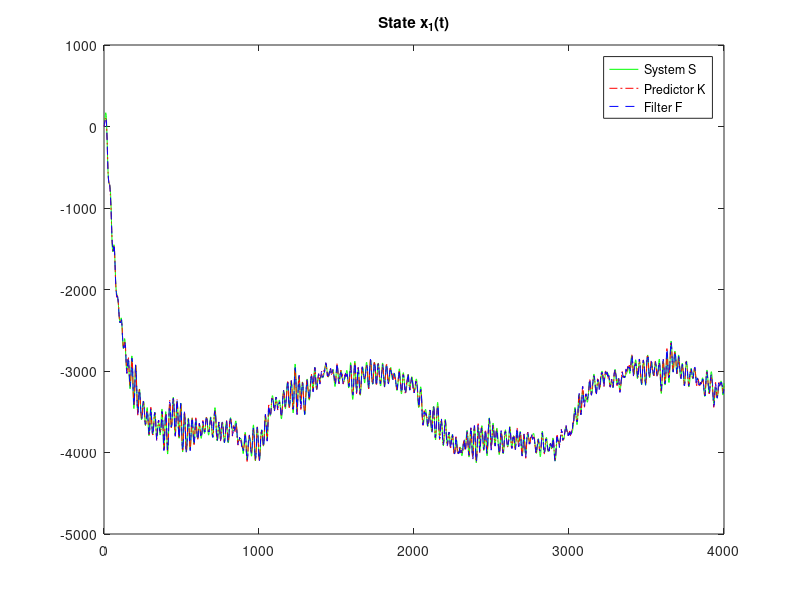
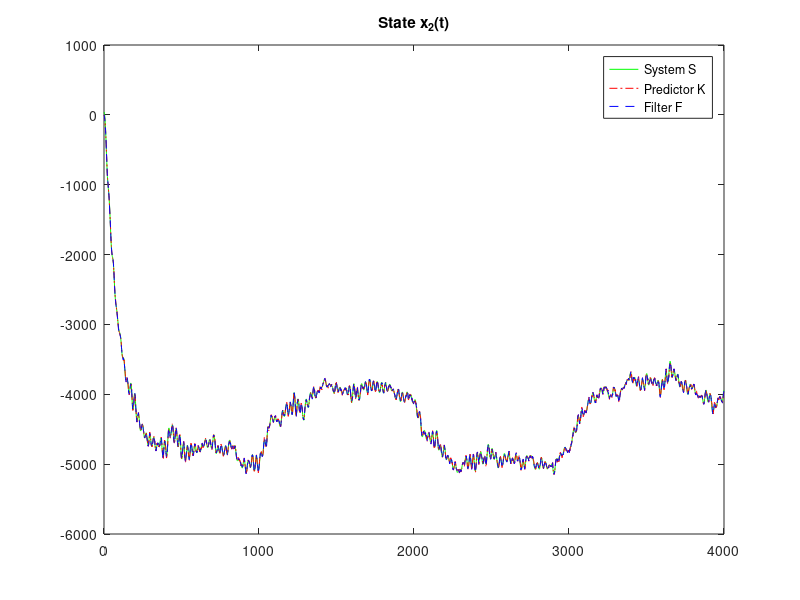
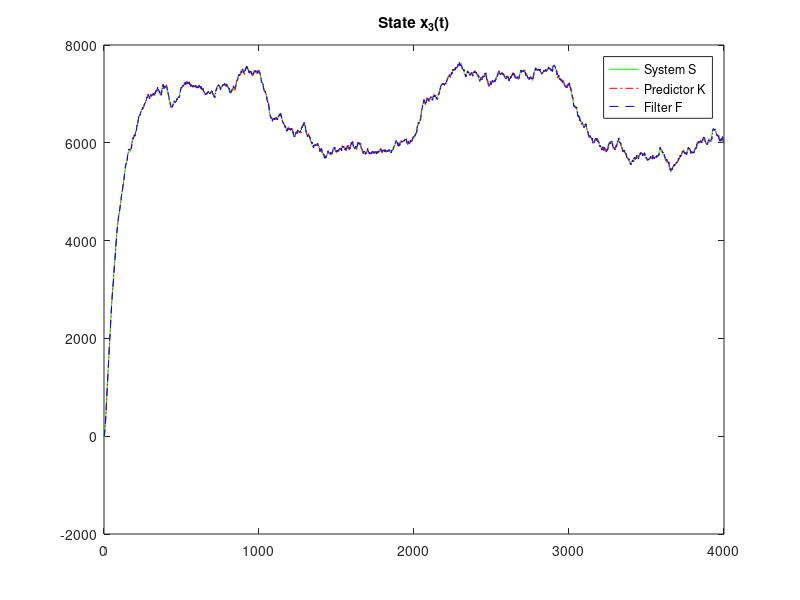
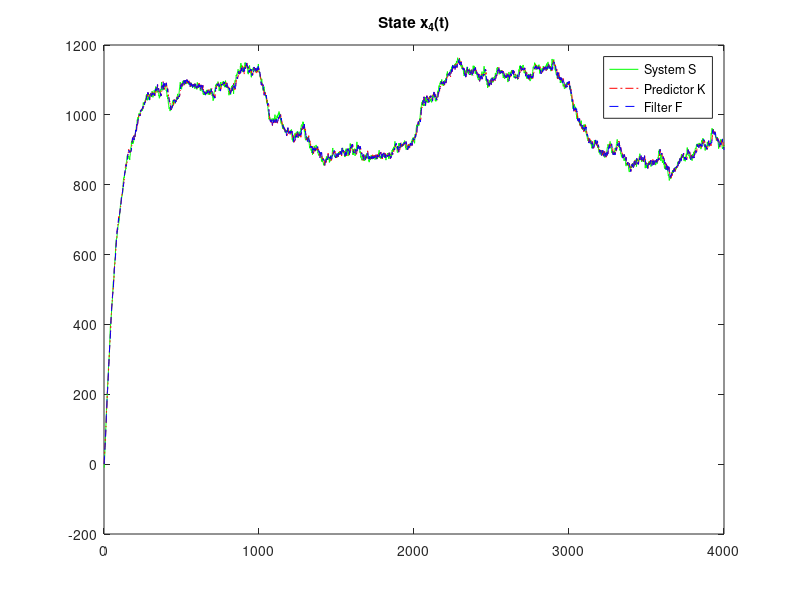

Write the MATLAB code that produced these figures, in order.
clear all
close all
clc
rng('default');

load data.mat;
N = 4000;
N0 = 100;

%system definition
A = [0.96 0.5 0.27 0.28; -0.125 0.96 -0.08 -0.07; 0 0 0.85 0.97; 0 0 0 0.99];
B = [1 -1 2 1]';
C = [0 2 0 0];
D = 0;
Bv1 = sqrt(15)*[0.5 0 0 1]';
V1 = Bv1*Bv1';
V2 = 2000;
V12 = 0;
n = 4;

% initial state
x(:, 1) = [30 40 -70 -10]';
P = 0.5*eye(n);

% system simulation
for t = 1:N
    v1(:, t) = mvnrnd(zeros(1, n), V1)';
    v2(t) = sqrt(V2)*randn;
    x(:, t+1) = A*x(:, t) + B*u(t) + v1(:, t);
    y(t) = C*x(:, t) + D*u(t) + v2(t);
end

% Kalman 1-step predictor (xh) and Kalman filter (x)
x_h(:, 1) = zeros(n, 1);
for t = 1:N
    y_h(t) = C*x_h(:, t);
    e(t) = y(t) - y_h(t);
    K0 = P*C'*inv(C*P*C' + V2);
    x_f(:, t) = x_h(:, t) + K0*e(t);
    y_f(t) = C*x_f(:, t);
    K = (A*P*C' + V12)*inv(C*P*C' + V2);
    x_h(:, t+1) = A*x_h(:, t) + B*u(t) + K*e(t);
    P = A*P*A' + V1 - K*(C*P*C' + V2)*K';
end

for k = 1:4
        RMSE_x_h(k) = norm(x(k, N0+1:N) - x_h(k, N0+1:N))/sqrt(N - N0);
        RMSE_x_f(k) = norm(x(k, N0+1:N) - x_f(k, N0+1:N))/sqrt(N - N0);
end

RMSE_y_h = norm(y(N0+1:N) - y_h(N0+1:N))/sqrt(N - N0)
RMSE_y_f = norm(y(N0+1:N) - y_f(N0+1:N))/sqrt(N - N0)
RMSE_x_h, RMSE_x_f    

% plot
T = 1:N;
for k=1:n
    figure, plot(T,x(k,1:N),'g', T,x_h(k,1:N),'r-.', T,x_f(k,1:N),'b--'),
    title(['State x_',num2str(k),'(t)']), legend('System S','Predictor K','Filter F')
end

figure, plot(T,y(1:N),'g', T,y_h(1:N),'r-.', T,y_f(1:N),'b--'),
title('Output y(t)'), legend('System S','Predictor K','Filter F')





